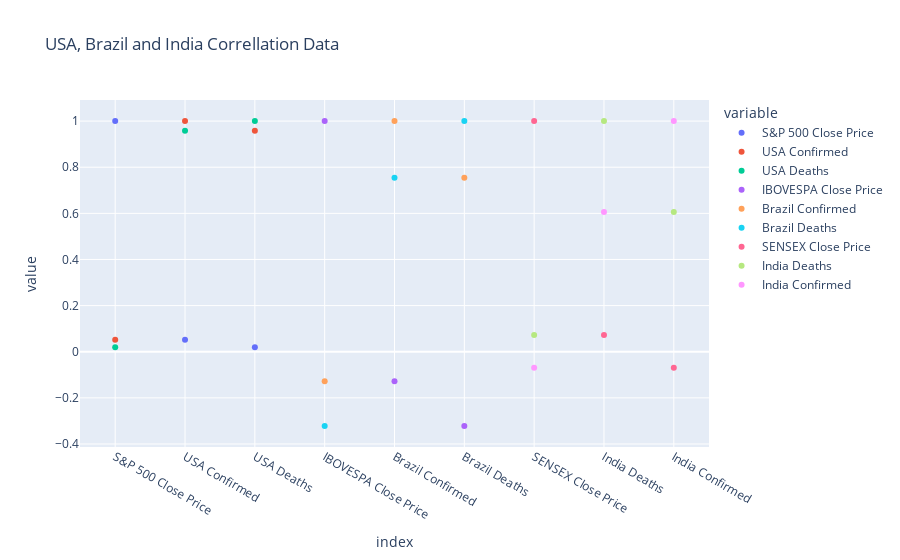

Notebook code for this chart:
### Code cell
#Visualize all three correllations
correllation_df_scatter = px.scatter((correllation_df), title = 'USA, Brazil and India Correllation Data')
correllation_df_scatter

### Figure 1 — Plotly figure (JSON) as saved in the notebook; plotly's stock layout.template omitted (floating-point values rounded to 4 significant figures)
{"data": [{"hovertemplate": "variable=S&P 500 Close Price<br>index=%{x}<br>value=%{y}<extra></extra>", "legendgroup": "S&P 500 Close Price", "marker": {"color": "#636efa", "symbol": "circle"}, "mode": "markers", "name": "S&P 500 Close Price", "orientation": "v", "showlegend": true, "type": "scatter", "x": ["S&P 500 Close Price", "USA Confirmed", "USA Deaths", "IBOVESPA Close Price", "Brazil Confirmed", "Brazil Deaths", "SENSEX Close Price", "India Deaths", "India Confirmed"], "xaxis": "x", "y": [1, 0.05157, 0.01936, null, null, null, null, null, null], "yaxis": "y"}, {"hovertemplate": "variable=USA Confirmed<br>index=%{x}<br>value=%{y}<extra></extra>", "legendgroup": "USA Confirmed", "marker": {"color": "#EF553B", "symbol": "circle"}, "mode": "markers", "name": "USA Confirmed", "orientation": "v", "showlegend": true, "type": "scatter", "x": ["S&P 500 Close Price", "USA Confirmed", "USA Deaths", "IBOVESPA Close Price", "Brazil Confirmed", "Brazil Deaths", "SENSEX Close Price", "India Deaths", "India Confirmed"], "xaxis": "x", "y": [0.05157, 1, 0.9583, null, null, null, null, null, null], "yaxis": "y"}, {"hovertemplate": "variable=USA Deaths<br>index=%{x}<br>value=%{y}<extra></extra>", "legendgroup": "USA Deaths", "marker": {"color": "#00cc96", "symbol": "circle"}, "mode": "markers", "name": "USA Deaths", "orientation": "v", "showlegend": true, "type": "scatter", "x": ["S&P 500 Close Price", "USA Confirmed", "USA Deaths", "IBOVESPA Close Price", "Brazil Confirmed", "Brazil Deaths", "SENSEX Close Price", "India Deaths", "India Confirmed"], "xaxis": "x", "y": [0.01936, 0.9583, 1, null, null, null, null, null, null], "yaxis": "y"}, {"hovertemplate": "variable=IBOVESPA Close Price<br>index=%{x}<br>value=%{y}<extra></extra>", "legendgroup": "IBOVESPA Close Price", "marker": {"color": "#ab63fa", "symbol": "circle"}, "mode": "markers", "name": "IBOVESPA Close Price", "orientation": "v", "showlegend": true, "type": "scatter", "x": ["S&P 500 Close Price", "USA Confirmed", "USA Deaths", "IBOVESPA Close Price", "Brazil Confirmed", "Brazil Deaths", "SENSEX Close Price", "India Deaths", "India Confirmed"], "xaxis": "x", "y": [null, null, null, 1, -0.1274, -0.3215, null, null, null], "yaxis": "y"}, {"hovertemplate": "variable=Brazil Confirmed<br>index=%{x}<br>value=%{y}<extra></extra>", "legendgroup": "Brazil Confirmed", "marker": {"color": "#FFA15A", "symbol": "circle"}, "mode": "markers", "name": "Brazil Confirmed", "orientation": "v", "showlegend": true, "type": "scatter", "x": ["S&P 500 Close Price", "USA Confirmed", "USA Deaths", "IBOVESPA Close Price", "Brazil Confirmed", "Brazil Deaths", "SENSEX Close Price", "India Deaths", "India Confirmed"], "xaxis": "x", "y": [null, null, null, -0.1274, 1, 0.7544, null, null, null], "yaxis": "y"}, {"hovertemplate": "variable=Brazil Deaths<br>index=%{x}<br>value=%{y}<extra></extra>", "legendgroup": "Brazil Deaths", "marker": {"color": "#19d3f3", "symbol": "circle"}, "mode": "markers", "name": "Brazil Deaths", "orientation": "v", "showlegend": true, "type": "scatter", "x": ["S&P 500 Close Price", "USA Confirmed", "USA Deaths", "IBOVESPA Close Price", "Brazil Confirmed", "Brazil Deaths", "SENSEX Close Price", "India Deaths", "India Confirmed"], "xaxis": "x", "y": [null, null, null, -0.3215, 0.7544, 1, null, null, null], "yaxis": "y"}, {"hovertemplate": "variable=SENSEX Close Price<br>index=%{x}<br>value=%{y}<extra></extra>", "legendgroup": "SENSEX Close Price", "marker": {"color": "#FF6692", "symbol": "circle"}, "mode": "markers", "name": "SENSEX Close Price", "orientation": "v", "showlegend": true, "type": "scatter", "x": ["S&P 500 Close Price", "USA Confirmed", "USA Deaths", "IBOVESPA Close Price", "Brazil Confirmed", "Brazil Deaths", "SENSEX Close Price", "India Deaths", "India Confirmed"], "xaxis": "x", "y": [null, null, null, null, null, null, 1, 0.07288, -0.0698], "yaxis": "y"}, {"hovertemplate": "variable=India Deaths<br>index=%{x}<br>value=%{y}<extra></extra>", "legendgroup": "India Deaths", "marker": {"color": "#B6E880", "symbol": "circle"}, "mode": "markers", "name": "India Deaths", "orientation": "v", "showlegend": true, "type": "scatter", "x": ["S&P 500 Close Price", "USA Confirmed", "USA Deaths", "IBOVESPA Close Price", "Brazil Confirmed", "Brazil Deaths", "SENSEX Close Price", "India Deaths", "India Confirmed"], "xaxis": "x", "y": [null, null, null, null, null, null, 0.07288, 1, 0.6059], "yaxis": "y"}, {"hovertemplate": "variable=India Confirmed<br>index=%{x}<br>value=%{y}<extra></extra>", "legendgroup": "India Confirmed", "marker": {"color": "#FF97FF", "symbol": "circle"}, "mode": "markers", "name": "India Confirmed", "orientation": "v", "showlegend": true, "type": "scatter", "x": ["S&P 500 Close Price", "USA Confirmed", "USA Deaths", "IBOVESPA Close Price", "Brazil Confirmed", "Brazil Deaths", "SENSEX Close Price", "India Deaths", "India Confirmed"], "xaxis": "x", "y": [null, null, null, null, null, null, -0.0698, 0.6059, 1], "yaxis": "y"}], "layout": {"autosize": true, "legend": {"title": {"text": "variable"}, "tracegroupgap": 0}, "title": {"text": "USA, Brazil and India Correllation Data"}, "xaxis": {"anchor": "y", "autorange": true, "domain": [0, 1], "range": [-0.5291, 8.529], "title": {"text": "index"}, "type": "category"}, "yaxis": {"anchor": "x", "autorange": true, "domain": [0, 1], "range": [-0.4222, 1.101], "title": {"text": "value"}, "type": "linear"}}}
